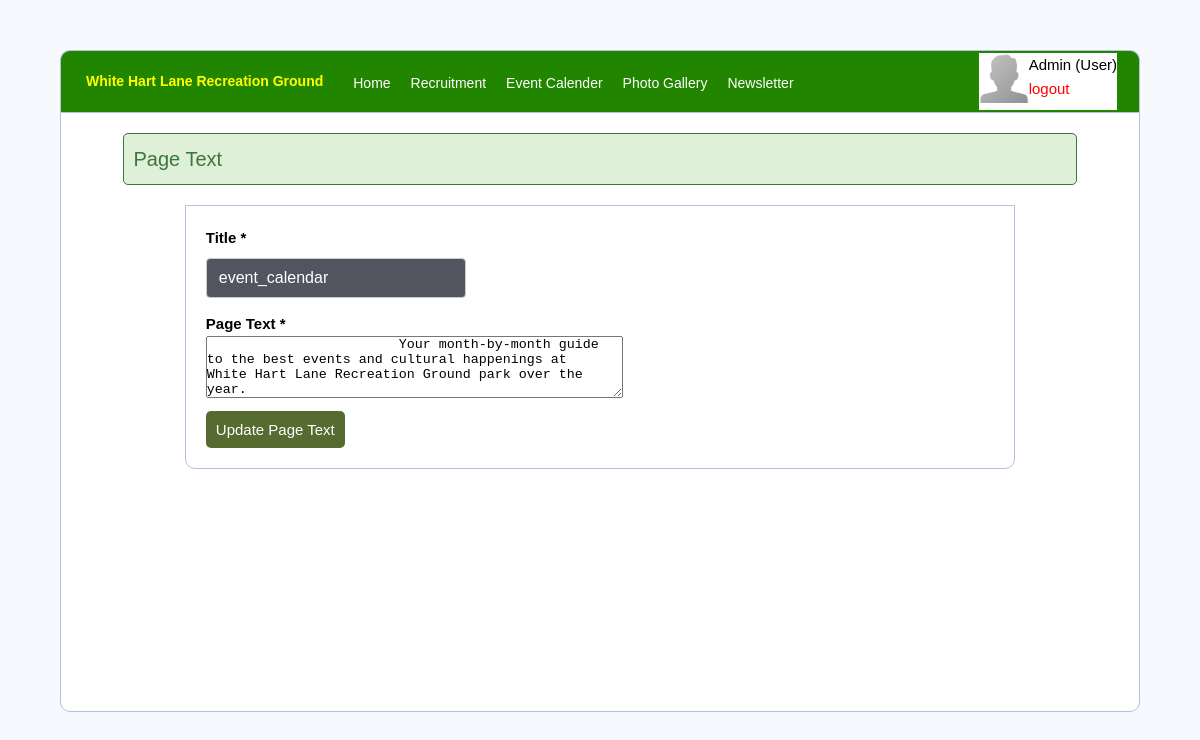
Page /admin/page_text.php?ptext=event_calendar (signed in) on the committed database.
### tables this page shows
CREATE TABLE `tbl_pagetext` (
  `id` int(11) NOT NULL,
  `pagename` varchar(255) NOT NULL,
  `pagetext` varchar(1000) NOT NULL
);

### admin/page_text.php (the view, shortened to what this page needs)
<?php
include('functions.php');
?>
<!DOCTYPE html>
<html>
<head>
	<link rel="stylesheet" type="text/css" href="style.css">
	<link rel="stylesheet" type="text/css" href="../css/styles.css">
</head>
<body>
	<div class="header" style="width:90%;">
		<div class="row">
				<div class="navbar-header page-scroll">
					<a class="navbar-brand page-scroll" href="index.php" style="color:yellow; "><p style="font-size:14px; padding-left:25px;"><strong>White Hart Lane Recreation Ground</strong></p></a>
				</div>
				<div class="navbar-collapse collapse" id="myNavbar">
					<ul class="nav navbar-nav navbar-right" style="list-style-type:none;color:#fff; font-size:14px;float:left !important; padding-top:20px; padding-left:10px;">
					<li class="active"><a class="page-scroll" href="home.php" >Home</a></li>
					<li class="active"><a class="page-scroll" href="recruitment.php">Recruitment</a></li>
					<li class="active"><a class="page-scroll" href="event_calender.php">Event Calender</a></li>
					<li class="active"><a class="page-scroll" href="photo_gallery.php">Photo Gallery</a></li>
					<li class="active"><a class="page-scroll" href="newsletter.php">Newsletter</a></li>
					</ul>
				<?php  if (isset($_SESSION['user'])) : ?>
					<table style="float:right;padding-right:20px; width:auto !important; margin:0px; border-collapse:inherit;"><tr><td style="background-color:#fff;">
					<img src="images/user_profile.png" style="height:50px; width:50px;" >
						<div  style="color:#000; float:right; margin-right:0px; text-align:left;"><?php echo ucfirst($_SESSION['user']['username']); ?> (<?php echo ucfirst($_SESSION['user']['user_type']); ?>)<br><a href="index.php?logout='1'" style="color: red;">logout</a></div>
					</td></tr></table>
				<?php endif ?>
				    </div>
				</div>
		</div>
	<div class="content" style="width:90%; height:600px;">
			<div class="error success" >
				<h5>
					<?php
						echo "Page Text";
					?>
				</h5>
			</div>
	<?php
	if(isset($_REQUEST['ptext']) and !empty($_REQUEST['ptext']))
	{
    $ptext = $_REQUEST['ptext'];
	$results = mysqli_query($db, "SELECT * FROM tbl_pagetext where pagename='$ptext'" )or die(mysqli_error($db));
    while ($row = mysqli_fetch_array($results)) {
	  $pagename = $row['pagename'];
	  $pagetext = $row['pagetext'];
	}
    }
	?>
        <form name="pagetext" id="pagetext" method="POST" action="server2.php" >
			<span><strong style="color:#000;">Title *</strong></span>
			<div class="form-group" style="width:33%;">
			<input type="text" class="form-control-input" id="title"  name="title"  placeholder="Title"
			value = '<?php if(isset($pagename) and !empty($pagename)){ echo $pagename;} ?>' required readonly width="31%">
			</div>
			<span><strong style="color:#000;">Page Text *</strong></span>
			<div class="form-group" style="width:33%;">
			<textarea  rows="4" cols="50" id="sub_title"  name="sub_title"  placeholder="Description"
			value = '' required width="31%">
			<?php if(isset($pagetext) and !empty($pagetext)){ echo $pagetext;} ?>
			</textarea>
			</div>
		<button class="btn" type="submit" name="UpdateEvent"  style="background: #556B2F;" >Update Page Text
		</form>

### admin/style.css (style rules this page uses)
* { margin: 0px; padding: 0px; }
body { font-size: 120%; background: #F8F8FF; }
.page-scroll { color:#fff; text-decoration:none; }
.active { padding:0px 10px; }
body { color:#000; font-size:15px !important; }
.header { width: 80%; margin: 50px auto 0px; color: white; background: #228500; text-align: center; border: 1px solid #B0C4DE; border-bottom: none; border-radius: 10px 10px 0px 0px; padding: 0px; }
form, .content1 { width: 50%; margin: 0px auto; padding: 20px; border: 1px solid #B0C4DE; background: white; border-radius: 0px 0px 10px 10px; }
form, .content { width: 80%; margin: 0px auto; padding: 20px; border: 1px solid #B0C4DE; background: white; border-radius: 0px 0px 10px 10px; }
.btn { padding: 10px; font-size: 15px; color: white; background: #5F9EA0; border: none; border-radius: 5px; }
.error { width: 92%; margin: 0px auto; padding: 10px; border: 1px solid #a94442; color: #a94442; background: #f2dede; border-radius: 5px; text-align: left; }
.success { color: #3c763d; background: #dff0d8; border: 1px solid #3c763d; margin-bottom: 20px; }

### css/styles.css (style rules this page uses)
body { color: #fff; font: 300 16px/1.6em "Ubuntu", sans-serif; }
h5 { font: 500 20px/1.5em "Ubuntu", sans-serif; }
p { font: 300 16px/1.6em "Ubuntu", sans-serif; }
a { color: #fff000; text-decoration: none; }
.form-control-input { height: 40px; width: 100%; padding-left: 10px; background-color: #52555f; border: 1px solid #52555f; border-radius: 4px; color: #fff; font: 300 16px/1.6em "Ubuntu", sans-serif; -webkit-appearance: none; }
.navbar-header { float: none; }
.navbar-left,.navbar-right { float: none !important; }
.navbar-nav > li { float: none; }
.navbar-right { margin-right: 0px; }
.navbar-nav > li > a { padding-top: 10px; padding-bottom: 10px; }
.header { position: relative; overflow: hidden; min-height: 100%; width: 100%; }
.header p { margin-top: 20px; margin-right: 10px; font: 300 20px/1.5em "Ubuntu", sans-serif; text-align: center; }
@media (min-width: 992px) { .navbar-header { float: left; } }
@media (min-width: 992px) { .navbar-left, .navbar-right { float: right !important; } }
@media (min-width: 992px) { .navbar-nav > li { float: left; } }
@media (min-width: 992px) { .header p { text-align: left; } }
* { box-sizing:border-box }
form { border: 4px solid none; }
input[type=text], input[type=submit] { width: 100%; padding: 12px; margin: 8px 0; display: inline-block; border: 1px solid #ccc; box-sizing: border-box; }

### rows in the picture
tbl_pagetext: title "event_calendar", sub_title "Your month-by-month guide to the best events and cultural happenings at White Hart Lane Recreation Ground park over the year."

### other values in the picture
$_SESSION['user']['username'] "Admin"
$_SESSION['user']['user_type'] "User"
